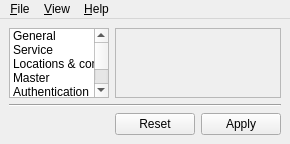
<?xml version="1.0" encoding="UTF-8"?>
<ui version="4.0">
 <class>MainWindow</class>
 <widget class="QMainWindow" name="MainWindow">
  <property name="windowTitle">
   <string>InfoEscola Configurator</string>
  </property>
  <property name="windowIcon">
   <iconset resource="../resources/configurator.qrc">
    <normaloff>:/configurator/veyon-configurator.png</normaloff>:/configurator/veyon-configurator.png</iconset>
  </property>
  <widget class="QWidget" name="centralwidget">
   <layout class="QGridLayout" name="gridLayout" columnstretch="0,1">
    <item row="0" column="0">
     <widget class="QListWidget" name="pageSelector">
      <property name="verticalScrollBarPolicy">
       <enum>Qt::ScrollBarAsNeeded</enum>
      </property>
      <property name="horizontalScrollBarPolicy">
       <enum>Qt::ScrollBarAlwaysOff</enum>
      </property>
      <property name="sizeAdjustPolicy">
       <enum>QAbstractScrollArea::AdjustToContents</enum>
      </property>
      <property name="iconSize">
       <size>
        <width>48</width>
        <height>48</height>
       </size>
      </property>
      <property name="textElideMode">
       <enum>Qt::ElideNone</enum>
      </property>
      <property name="spacing">
       <number>4</number>
      </property>
      <property name="viewMode">
       <enum>QListView::ListMode</enum>
      </property>
      <property name="uniformItemSizes">
       <bool>true</bool>
      </property>
      <property name="currentRow">
       <number>-1</number>
      </property>
      <item>
       <property name="text">
        <string>General</string>
       </property>
       <property name="icon">
        <iconset resource="../resources/configurator.qrc">
         <normaloff>:/configurator/configure-shortcuts.png</normaloff>:/configurator/configure-shortcuts.png</iconset>
       </property>
       <property name="flags">
        <set>ItemIsSelectable|ItemIsUserCheckable|ItemIsEnabled</set>
       </property>
      </item>
      <item>
       <property name="text">
        <string>Service</string>
       </property>
       <property name="icon">
        <iconset resource="../resources/configurator.qrc">
         <normaloff>:/configurator/application-x-sharedlib.png</normaloff>:/configurator/application-x-sharedlib.png</iconset>
       </property>
       <property name="flags">
        <set>ItemIsSelectable|ItemIsUserCheckable|ItemIsEnabled</set>
       </property>
      </item>
      <item>
       <property name="text">
        <string>Locations &amp; computers</string>
       </property>
       <property name="icon">
        <iconset resource="../resources/configurator.qrc">
         <normaloff>:/configurator/network-object-directory.png</normaloff>:/configurator/network-object-directory.png</iconset>
       </property>
      </item>
      <item>
       <property name="text">
        <string>Master</string>
       </property>
       <property name="icon">
        <iconset resource="../resources/configurator.qrc">
         <normaloff>:/configurator/application-x-ms-dos-executable.png</normaloff>:/configurator/application-x-ms-dos-executable.png</iconset>
       </property>
       <property name="flags">
        <set>ItemIsSelectable|ItemIsUserCheckable|ItemIsEnabled</set>
       </property>
      </item>
      <item>
       <property name="text">
        <string>Authentication</string>
       </property>
       <property name="icon">
        <iconset resource="../../core/resources/core.qrc">
         <normaloff>:/core/application-x-pem-key.png</normaloff>:/core/application-x-pem-key.png</iconset>
       </property>
       <property name="flags">
        <set>ItemIsSelectable|ItemIsUserCheckable|ItemIsEnabled</set>
       </property>
      </item>
      <item>
       <property name="text">
        <string>Access control</string>
       </property>
       <property name="icon">
        <iconset resource="../resources/configurator.qrc">
         <normaloff>:/configurator/network-vpn.png</normaloff>:/configurator/network-vpn.png</iconset>
       </property>
       <property name="flags">
        <set>ItemIsSelectable|ItemIsUserCheckable|ItemIsEnabled</set>
       </property>
      </item>
     </widget>
    </item>
    <item row="0" column="1">
     <widget class="QScrollArea" name="scrollArea">
      <property name="horizontalScrollBarPolicy">
       <enum>Qt::ScrollBarAlwaysOff</enum>
      </property>
      <property name="widgetResizable">
       <bool>true</bool>
      </property>
      <widget class="QWidget" name="scrollAreaWidgetContents">
       <layout class="QVBoxLayout" name="verticalLayout">
        <property name="leftMargin">
         <number>0</number>
        </property>
        <property name="topMargin">
         <number>10</number>
        </property>
        <property name="rightMargin">
         <number>0</number>
        </property>
        <property name="bottomMargin">
         <number>10</number>
        </property>
        <item>
         <widget class="QStackedWidget" name="configPages">
          <widget class="GeneralConfigurationPage" name="generalConfigurationPage"/>
          <widget class="ServiceConfigurationPage" name="serviceConfigurationPage"/>
          <widget class="NetworkObjectDirectoryConfigurationPage" name="networkObjectDirectoryConfigurationPage"/>
          <widget class="MasterConfigurationPage" name="masterConfigurationPage"/>
          <widget class="AuthenticationPage" name="authenticationPage"/>
          <widget class="AccessControlPage" name="accessControlPage"/>
         </widget>
        </item>
       </layout>
      </widget>
     </widget>
    </item>
    <item row="1" column="0" colspan="2">
     <widget class="Line" name="line">
      <property name="orientation">
       <enum>Qt::Horizontal</enum>
      </property>
     </widget>
    </item>
    <item row="2" column="1">
     <widget class="QDialogButtonBox" name="buttonBox">
      <property name="standardButtons">
       <set>QDialogButtonBox::Apply|QDialogButtonBox::Reset</set>
      </property>
      <property name="centerButtons">
       <bool>true</bool>
      </property>
     </widget>
    </item>
   </layout>
  </widget>
  <widget class="QMenuBar" name="menubar">
   <property name="geometry">
    <rect>
     <x>0</x>
     <y>0</y>
     <width>516</width>
     <height>32</height>
    </rect>
   </property>
   <widget class="QMenu" name="menu_File">
    <property name="title">
     <string>&amp;File</string>
    </property>
    <addaction name="actionLoadSettings"/>
    <addaction name="actionSaveSettings"/>
    <addaction name="separator"/>
    <addaction name="actionResetConfiguration"/>
    <addaction name="separator"/>
    <addaction name="actionQuit"/>
   </widget>
   <widget class="QMenu" name="menu_Help">
    <property name="title">
     <string>&amp;Help</string>
    </property>
    <addaction name="actionAboutVeyon"/>
    <addaction name="actionAboutQt"/>
   </widget>
   <widget class="QMenu" name="menu_View">
    <property name="title">
     <string>&amp;View</string>
    </property>
    <addaction name="viewModeStandard"/>
    <addaction name="viewModeAdvanced"/>
   </widget>
   <addaction name="menu_File"/>
   <addaction name="menu_View"/>
   <addaction name="menu_Help"/>
  </widget>
  <action name="actionQuit">
   <property name="text">
    <string>&amp;Quit</string>
   </property>
   <property name="shortcut">
    <string>Ctrl+Q</string>
   </property>
  </action>
  <action name="actionSaveSettings">
   <property name="icon">
    <iconset resource="../../core/resources/core.qrc">
     <normaloff>:/core/document-save.png</normaloff>:/core/document-save.png</iconset>
   </property>
   <property name="text">
    <string>&amp;Save settings to file</string>
   </property>
   <property name="toolTip">
    <string>Save settings to file</string>
   </property>
   <property name="shortcut">
    <string>Ctrl+S</string>
   </property>
  </action>
  <action name="actionLoadSettings">
   <property name="icon">
    <iconset resource="../../core/resources/core.qrc">
     <normaloff>:/core/document-open.png</normaloff>:/core/document-open.png</iconset>
   </property>
   <property name="text">
    <string>L&amp;oad settings from file</string>
   </property>
   <property name="shortcut">
    <string>Ctrl+O</string>
   </property>
  </action>
  <action name="actionAboutVeyon">
   <property name="icon">
    <iconset resource="../../core/resources/core.qrc">
     <normaloff>:/core/help-about.png</normaloff>:/core/help-about.png</iconset>
   </property>
   <property name="text">
    <string>About Veyon</string>
   </property>
  </action>
  <action name="actionAboutQt">
   <property name="text">
    <string>About Qt</string>
   </property>
  </action>
  <action name="actionResetConfiguration">
   <property name="icon">
    <iconset resource="../../core/resources/core.qrc">
     <normaloff>:/core/edit-delete.png</normaloff>:/core/edit-delete.png</iconset>
   </property>
   <property name="text">
    <string>Reset configuration</string>
   </property>
  </action>
  <action name="viewModeStandard">
   <property name="checkable">
    <bool>true</bool>
   </property>
   <property name="text">
    <string>&amp;Standard</string>
   </property>
  </action>
  <action name="viewModeAdvanced">
   <property name="checkable">
    <bool>true</bool>
   </property>
   <property name="text">
    <string>&amp;Advanced</string>
   </property>
  </action>
 </widget>
 <customwidgets>
  <customwidget>
   <class>AccessControlPage</class>
   <extends>QWidget</extends>
   <header>AccessControlPage.h</header>
   <container>1</container>
  </customwidget>
  <customwidget>
   <class>AuthenticationPage</class>
   <extends>QWidget</extends>
   <header>AuthenticationPage.h</header>
   <container>1</container>
  </customwidget>
  <customwidget>
   <class>GeneralConfigurationPage</class>
   <extends>QWidget</extends>
   <header>GeneralConfigurationPage.h</header>
   <container>1</container>
  </customwidget>
  <customwidget>
   <class>MasterConfigurationPage</class>
   <extends>QWidget</extends>
   <header>MasterConfigurationPage.h</header>
   <container>1</container>
  </customwidget>
  <customwidget>
   <class>ServiceConfigurationPage</class>
   <extends>QWidget</extends>
   <header>ServiceConfigurationPage.h</header>
   <container>1</container>
  </customwidget>
  <customwidget>
   <class>NetworkObjectDirectoryConfigurationPage</class>
   <extends>QWidget</extends>
   <header>NetworkObjectDirectoryConfigurationPage.h</header>
   <container>1</container>
  </customwidget>
 </customwidgets>
 <resources>
  <include location="../resources/configurator.qrc"/>
  <include location="../../core/resources/core.qrc"/>
 </resources>
 <connections>
  <connection>
   <sender>pageSelector</sender>
   <signal>currentRowChanged(int)</signal>
   <receiver>configPages</receiver>
   <slot>setCurrentIndex(int)</slot>
   <hints>
    <hint type="sourcelabel">
     <x>108</x>
     <y>301</y>
    </hint>
    <hint type="destinationlabel">
     <x>502</x>
     <y>301</y>
    </hint>
   </hints>
  </connection>
  <connection>
   <sender>actionAboutVeyon</sender>
   <signal>triggered()</signal>
   <receiver>MainWindow</receiver>
   <slot>aboutVeyon()</slot>
   <hints>
    <hint type="sourcelabel">
     <x>-1</x>
     <y>-1</y>
    </hint>
    <hint type="destinationlabel">
     <x>357</x>
     <y>282</y>
    </hint>
   </hints>
  </connection>
  <connection>
   <sender>actionQuit</sender>
   <signal>triggered()</signal>
   <receiver>MainWindow</receiver>
   <slot>close()</slot>
   <hints>
    <hint type="sourcelabel">
     <x>-1</x>
     <y>-1</y>
    </hint>
    <hint type="destinationlabel">
     <x>357</x>
     <y>282</y>
    </hint>
   </hints>
  </connection>
  <connection>
   <sender>actionResetConfiguration</sender>
   <signal>triggered()</signal>
   <receiver>MainWindow</receiver>
   <slot>resetConfiguration()</slot>
   <hints>
    <hint type="sourcelabel">
     <x>-1</x>
     <y>-1</y>
    </hint>
    <hint type="destinationlabel">
     <x>680</x>
     <y>426</y>
    </hint>
   </hints>
  </connection>
 </connections>
 <slots>
  <slot>aboutVeyon()</slot>
  <slot>resetConfiguration()</slot>
 </slots>
</ui>
